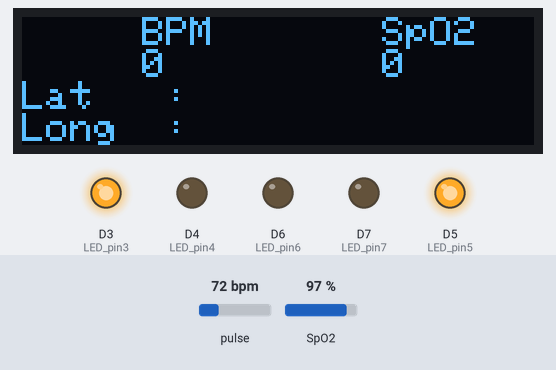
Recording of a sketch running on a simulated ESP8266 (NodeMCU). On the bench: 128×32 one-colour display, output pins drawn as LEDs (lit = HIGH). The inputs (shaded band) are chosen by the test bench; at power-on: pulse 72 bpm, SpO2 97 %. WiFi joins after 1.5 s; servers stay silent unless stated; the display library's start-up logo is not drawn; what the sketch prints to the serial monitor is not drawn.

Above: at 6.1 s.
6.2 s: pulse set to 62 bpm
At 8.9 s:
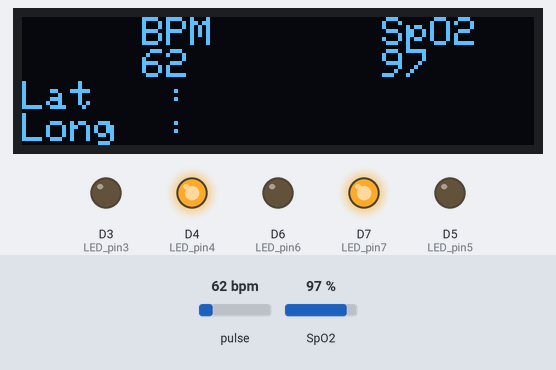
9.2 s: pulse set to 58 bpm
At 11.7 s:
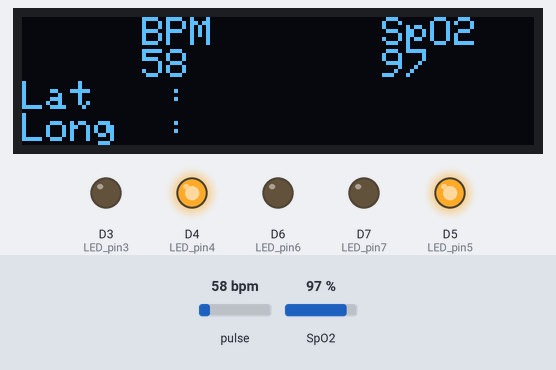
12.2 s: pulse set to 130 bpm
At 14.9 s:
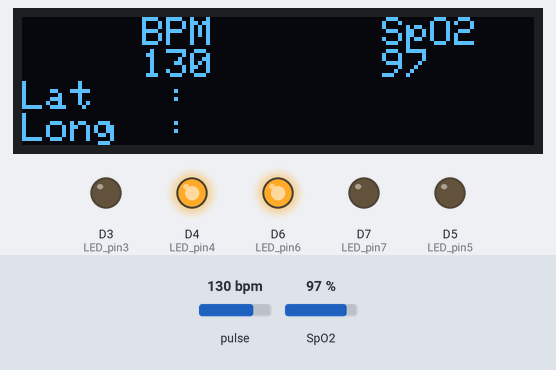
15.2 s: SpO2 set to 91 %
At 17.8 s:
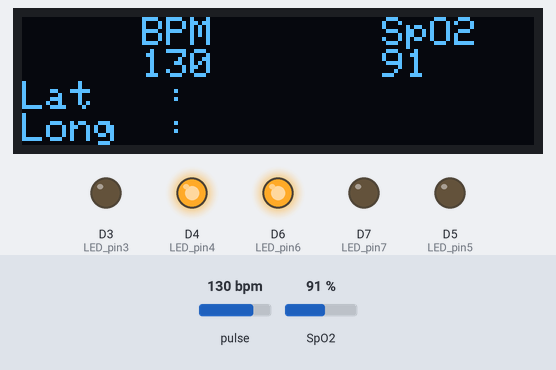
18.2 s: SpO2 set to 88 %
At 20.9 s:
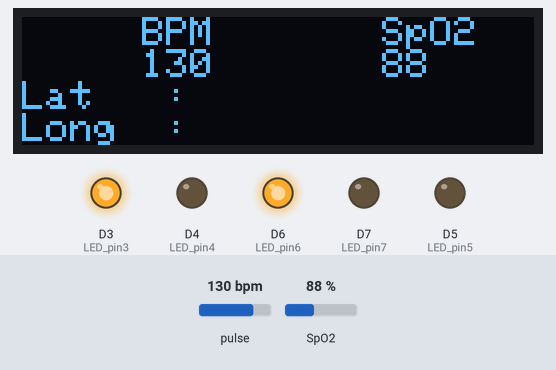
21.2 s: pulse set to 101 bpm
At 23.9 s:
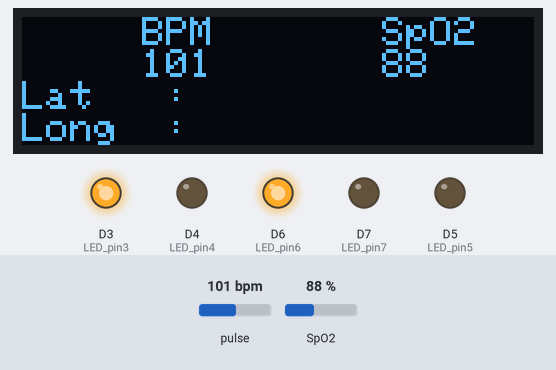
24.2 s: pulse set to 97 bpm
Timing chart, 0 to 27.2 s (numbered marks = the images above; inputs shaded):
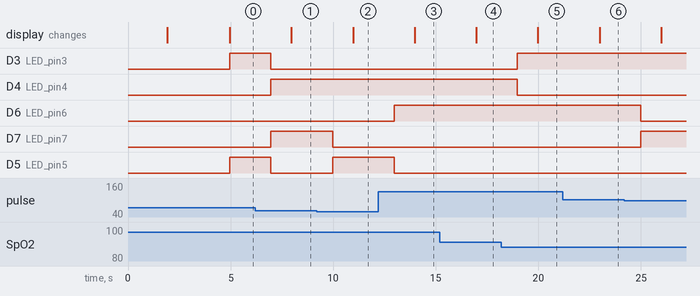

The sketch:

oximeter2.ino
```cpp
//blynk akaun awang@adtectaiping.edu.my
  #define BLYNK_TEMPLATE_ID "TMPLd26xKDoS"
  #define BLYNK_DEVICE_NAME "Monitoring System"
  #define BLYNK_AUTH_TOKEN "ec1-xwth3S-LfperNwrpOk0dUgHCfyNF"

/*
//blynk akaun berbayar   uname : 29221097@adtectaiping.edu.my
//                       pwd :adtectaiping2022
#define BLYNK_TEMPLATE_ID "TMPLd26xKDoS"
#define BLYNK_DEVICE_NAME "Remote Patient Monitoring System"
#define BLYNK_AUTH_TOKEN "ec1-xwth3S-LfperNwrpOk0dUgHCfyNF"
*/
#define REPORTING_PERIOD_MS     1000

#include <Adafruit_GFX.h>        //OLED libraries
#include <Adafruit_SSD1306.h>
#include <Wire.h>
#include "MAX30100_PulseOximeter.h"
#include <ESP8266WiFi.h>  // wifi
#include <Blynk.h>
#include <TinyGPS++.h>
#include <SoftwareSerial.h>
#include <BlynkSimpleEsp8266.h>

// PulseOximeter is the higher level interface to the sensor
// it offers:
//  * heart rate calculation
//  * SpO2 (oxidation level) calculation
PulseOximeter pox;

uint32_t tsLastReport = 0;

//wifi
const char *ssid =  "afa2020_2.4Ghz@unifi"; // afa2020_2.4Ghz@unifi , KOMPUTER
const char *pass =  "vae585910"; // vae585910 , NIL
char auth[] = BLYNK_AUTH_TOKEN;
BlynkTimer timer;
WiFiClient client;

//TinyGPSPlus gps;
//SoftwareSerial SerialGPS(4, 5); //GPIO 4 & 5
#define BLYNK_PRINT Serial

float Latitude , Longitude;
int bpm, spo;

//OLED
#define SCREEN_WIDTH 128 // OLED display width, in pixels
#define SCREEN_HEIGHT 32 // OLED display height, in pixels 32
#define OLED_RESET    -1 // Reset pin # (or -1 if sharing Arduino reset pin)

Adafruit_SSD1306 display(SCREEN_WIDTH, SCREEN_HEIGHT, &Wire, OLED_RESET); //Declaring the display name (display)

//LED
#define LED_pin7 D7           // tentukan nama device pada pin
#define LED_pin6 D6
#define LED_pin5 D5
#define LED_pin4 D4
#define LED_pin3 D3


void timer1()
{ bpm = pox.getHeartRate();
  spo = pox.getSpO2();
  Blynk.virtualWrite(V5, bpm);
  Blynk.virtualWrite(V6, spo);
}


void setup()
{
  Serial.begin(115200);
  //  SerialGPS.begin(9600);

  //Wifi connection
  WiFi.begin(ssid, pass);
  while (WiFi.status() != WL_CONNECTED)
  {
    delay(200);
    Serial.print("..");
  }
  Serial.println();
  Serial.println("Congrats... NodeMCU is connected!");
  Serial.println(WiFi.localIP());
  // dht.begin();
  Blynk.begin(auth, ssid, pass);


  //OLED
  display.begin(SSD1306_SWITCHCAPVCC, 0x3C); //Start the OLED display
  display.display();
  delay(3000);
  //asalnya
  Serial.print("Initializing pulse oximeter..");

  // Initialize the PulseOximeter instance
  // Failures are generally due to an improper I2C wiring, missing power supply
  // or wrong target chip
  if (!pox.begin()) {
    Serial.println("FAILED");
    for (;;);
  } else
    Serial.println("SUCCESS");
{
  timer.setInterval(3000L, timer1);
}
  //LED
  pinMode(LED_pin7, OUTPUT);  // declare pin samada input @ output
  pinMode(LED_pin6, OUTPUT);
  pinMode(LED_pin5, OUTPUT);
  pinMode(LED_pin4, OUTPUT);
  pinMode(LED_pin3, OUTPUT);

}

void loop()
{
  // Make sure to call update as fast as possible
  pox.update();
  timer.run();
  Blynk.run();


  // Asynchronously dump heart rate and oxidation levels to the serial
  // For both, a value of 0 means "invalid"
  if (millis() - tsLastReport > REPORTING_PERIOD_MS)
  {

    tsLastReport = millis();

    display.clearDisplay();                                   //Clear the display
    display.setTextSize(1);                                   //Near it display the average BPM you can display the BPM if you want
    display.setTextColor(WHITE);
    display.setCursor(30, 0);
    display.println("BPM");
    display.setCursor(30, 8);
    display.println(bpm);
    display.setCursor(90, 0);    //80,0
    display.println("SpO2");
    display.setCursor(90, 8);   // 82,18
    display.println(spo);
    display.setCursor(0, 16);    //80,0
    display.println("Lat   :");
    display.setCursor(0, 24);    //80,0
    display.println("Long  :");
    display.display();

    Serial.print("Heart rate:");
    Serial.print(pox.getHeartRate());
    Serial.print("bpm    SpO2:");  //"bpm / SpO2:"
    Serial.print(pox.getSpO2());
    Serial.println("%");


    if (pox.getHeartRate() < 60)
    {
      digitalWrite(LED_pin5, HIGH);  //LED MERAH on
      digitalWrite(LED_pin7, LOW);  //LED HIJAU on
      digitalWrite(LED_pin6, LOW);  //LED KUNING on
    }
    if (pox.getHeartRate() > 100)
    {
      digitalWrite(LED_pin6, HIGH);  //LED KUNING on
      digitalWrite(LED_pin5, LOW);  //LED MERAH on
      digitalWrite(LED_pin7, LOW);  //LED HIJAU on
    }
    if (pox.getHeartRate() > 60 && pox.getHeartRate() < 100)
    {
      digitalWrite(LED_pin7, HIGH);  //LED HIJAU on
      digitalWrite(LED_pin5, LOW);  //LED MERAH on
      digitalWrite(LED_pin6, LOW);  //LED KUNING on
    }

    if (pox.getSpO2() >= 90)
    {
      digitalWrite(LED_pin3, LOW);  //LED MERAH oFF
      digitalWrite(LED_pin4, HIGH);  //LED HIJAU oFF
      //      digitalWrite(LED_pin0, HIGH);  //LED KUNING oFF
    }

    //    if (pox.getSpO2() > 89 && pox.getSpO2() < 95)
    //    {
    //      digitalWrite(LED_pin3, LOW);  //LED MERAH oFF
    //      digitalWrite(LED_pin4, LOW);  //LED HIJAU oFF
    //      digitalWrite(LED_pin0, HIGH);  //LED KUNING oFF
    //    }

    if (pox.getSpO2() < 90)
    {
      digitalWrite(LED_pin3, HIGH);  //LED MERAH oFF
      digitalWrite(LED_pin4, LOW);  //LED HIJAU oFF

    }
  }
}
```

Measured:
- the behaviour switches between 61 and 60 bpm on pulse (found by bisection; images 1 and 2)
- the behaviour switches between 90 and 89 % on SpO2 (found by bisection; images 4 and 5)
- after the input at 6.2 s, the display: changes after 1.8 s (image 1)
- after the input at 9.2 s, D7 (LED_pin7): HIGH → LOW after 0.77 s; D5 (LED_pin5): LOW → HIGH after 0.77 s; the display: changes after 1.8 s (image 2)
- after the input at 12.2 s, D6 (LED_pin6): LOW → HIGH after 0.77 s; D5 (LED_pin5): HIGH → LOW after 0.77 s; the display: changes after 1.8 s (image 3)
- after the input at 15.2 s, the display: changes after 1.8 s (image 4)
- after the input at 18.2 s, D3 (LED_pin3): LOW → HIGH after 0.78 s; D4 (LED_pin4): HIGH → LOW after 0.78 s; the display: changes after 1.8 s (image 5)
- after the input at 21.2 s, the display: changes after 1.8 s (image 6)
- after the input at 24.2 s, D6 (LED_pin6): HIGH → LOW after 0.79 s; D7 (LED_pin7): LOW → HIGH after 0.79 s
